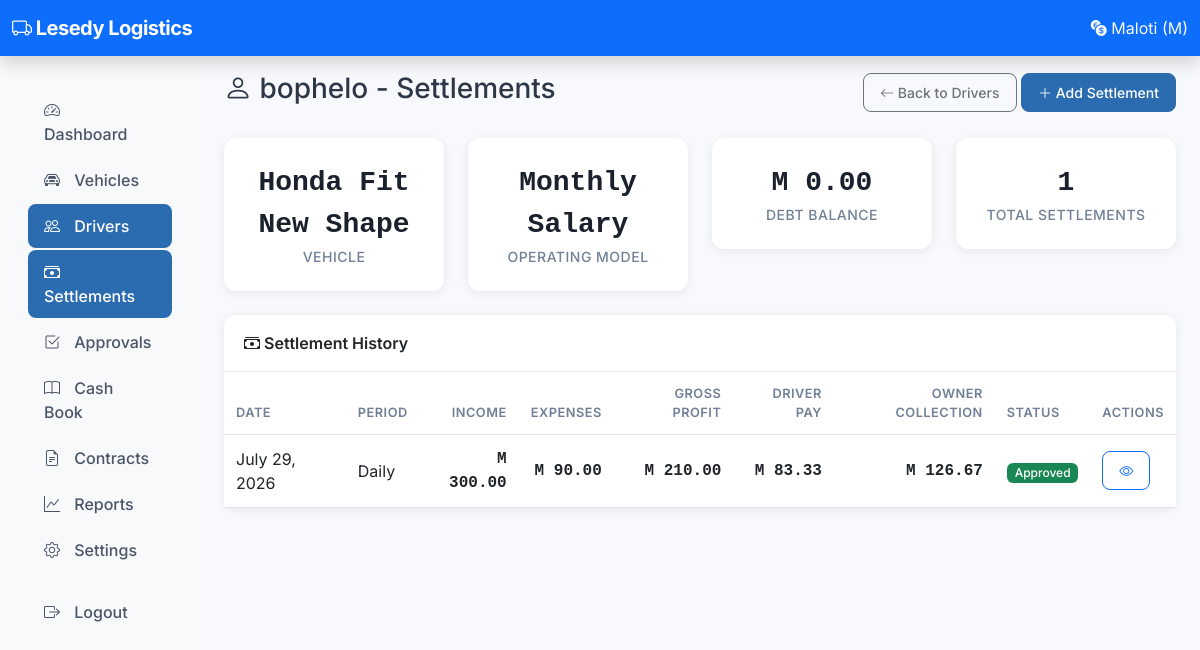
Before: /owner/drivers/1/settlements/ (signed in) with the older database file.
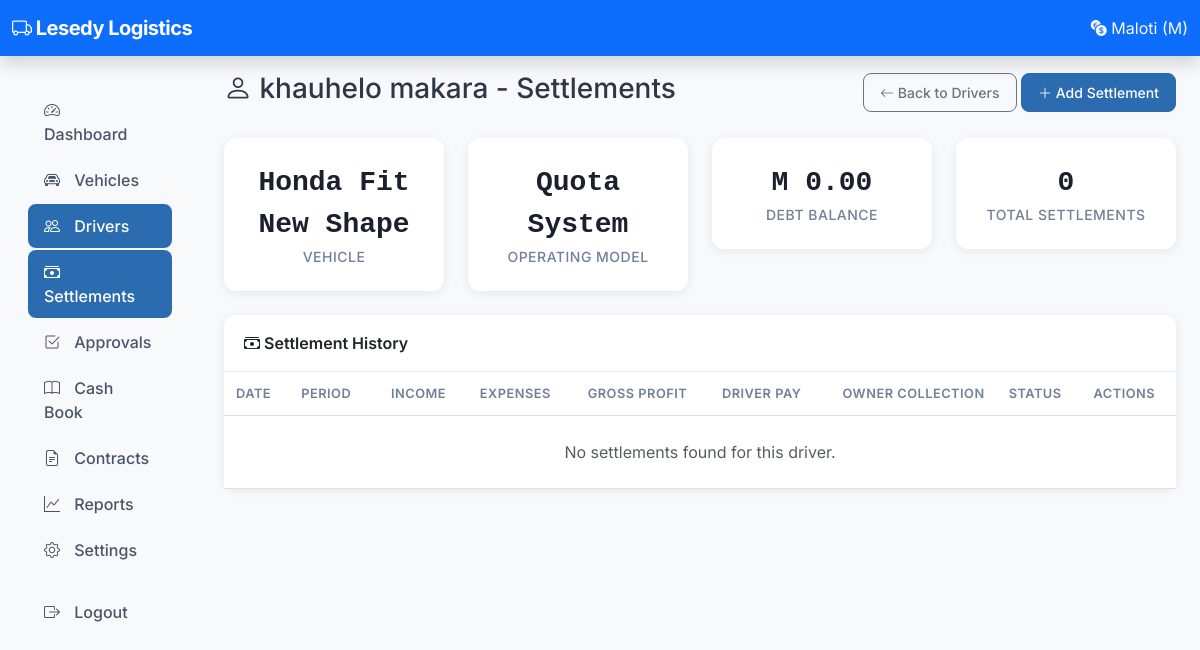
After: the same page with the newer database file.
### drivers/models.py (models this page shows, shortened)
class Driver(models.Model):
    name = models.CharField(max_length=200)
    phone = models.CharField(max_length=20, unique=True)
    email = models.EmailField(blank=True, null=True)
    address = models.TextField(blank=True)
    id_number = models.CharField(max_length=50, blank=True)
    license_type = models.CharField(max_length=10, blank=True)
    license_number = models.CharField(max_length=50, blank=True)
    license_expiry = models.DateField(null=True, blank=True)
    vehicle = models.ForeignKey(
        Vehicle,
        on_delete=models.SET_NULL,
        null=True,
        blank=True,
        related_name='drivers',
    )
    is_active = models.BooleanField(default=True)
    hire_date = models.DateField(auto_now_add=True)
    termination_date = models.DateField(null=True, blank=True)
    settlement_frequency = models.CharField(
        max_length=10,
        choices=[('daily', 'Daily'), ('weekly', 'Weekly')],
        blank=True,
        null=True,
        help_text='Override vehicle default',
    )
    daily_quota_override = models.DecimalField(max_digits=10, decimal_places=2, null=True, blank=True)
    monthly_salary_override = models.DecimalField(max_digits=10, decimal_places=2, null=True, blank=True)
    percentage_override = models.DecimalField(max_digits=5, decimal_places=2, null=True, blank=True)
    contract_target_override = models.DecimalField(max_digits=10, decimal_places=2, null=True, blank=True)
    contract_success_bonus_fixed_override = models.DecimalField(max_digits=10, decimal_places=2, null=True, blank=True)
    contract_success_bonus_percentage_override = models.DecimalField(max_digits=5, decimal_places=2, null=True, blank=True)
    contract_failure_percentage_override = models.DecimalField(max_digits=5, decimal_places=2, null=True, blank=True)
    driver_code = models.CharField(max_length=4, unique=True, blank=True, null=True,
                                   help_text='4-digit code for driver portal login')
    portal_password = models.CharField(max_length=128, blank=True, null=True)
    is_portal_enabled = models.BooleanField(default=False)
    last_login = models.DateTimeField(null=True, blank=True)
    created_at = models.DateTimeField(auto_now_add=True)
    updated_at = models.DateTimeField(auto_now=True)
    @property
    def model_display(self):
        if self.vehicle:
            return self.vehicle.model_display
        return 'N/A'
    @property
    def debt_balance(self):
        latest = self.settlements.filter(status='approved').order_by('-date').first()
        if latest and self.vehicle and self.vehicle.operating_model == 'quota':
            return latest.new_debt
        return 0

### vehicles/models.py (models this page shows, shortened)
class Vehicle(models.Model):
    VEHICLE_TYPES = [
        ('sedan', 'Sedan (4-seater)'),
        ('minivan', 'Minivan (6-8 seater)'),
        ('minibus', 'Minibus (14-seater)'),
        ('bus', 'Bus (30-50 seater)'),
    ]
    OPERATING_MODELS = [
        ('quota', 'Quota System'),
        ('salary', 'Monthly Salary'),
        ('percentage', 'Percentage System'),
        ('contract', 'Contract System'),
    ]
    name = models.CharField(max_length=100)
    vehicle_type = models.CharField(max_length=20, choices=VEHICLE_TYPES)
    seats = models.PositiveIntegerField()
    plate = models.CharField(max_length=20, unique=True)
    operating_model = models.CharField(max_length=20, choices=OPERATING_MODELS, default='quota')
    daily_quota = models.DecimalField(max_digits=10, decimal_places=2, default=250.00,
                                       help_text="Only used for quota model")
    monthly_salary = models.DecimalField(max_digits=10, decimal_places=2, default=3000.00,
                                          help_text="Only used for salary model")
    driver_percentage = models.DecimalField(max_digits=5, decimal_places=2, default=30.00,
                                             help_text="Driver's percentage of gross income (e.g., 30%)")
    contract_target = models.DecimalField(max_digits=10, decimal_places=2, default=15000.00,
                                           help_text="Monthly target gross income for contract model")
    contract_success_bonus_type = models.CharField(max_length=20, choices=[
        ('fixed', 'Fixed Amount'),
        ('percentage', 'Percentage of Gross'),
        ('hybrid', 'Hybrid (Fixed + Percentage)'),
    ], default='fixed', help_text="Only used for contract model")
    contract_success_bonus_fixed = models.DecimalField(max_digits=10, decimal_places=2, default=2000.00,
                                                        help_text="Fixed bonus amount if target achieved")
    contract_success_bonus_percentage = models.DecimalField(max_digits=5, decimal_places=2, default=10.00,
                                                             help_text="Percentage bonus if target achieved (e.g., 10%)")
    contract_failure_percentage = models.DecimalField(max_digits=5, decimal_places=2, default=20.00,
                                                       help_text="Percentage of gross income driver keeps if target is NOT achieved")
    insurance = models.DecimalField(max_digits=10, decimal_places=2, default=0)
    permit_cost = models.DecimalField(max_digits=10, decimal_places=2, default=0)
    loan_payment = models.DecimalField(max_digits=10, decimal_places=2, default=0)
    default_settlement_frequency = models.CharField(max_length=10, choices=[
        ('daily', 'Daily'),
        ('weekly', 'Weekly'),
    ], default='daily')
    is_active = models.BooleanField(default=True)
    created_at = models.DateTimeField(auto_now_add=True)
    updated_at = models.DateTimeField(auto_now=True)
    @property
    def model_display(self):
        return dict(self.OPERATING_MODELS)[self.operating_model]

### settlements/models.py (models this page shows, shortened)
class DailySettlement(models.Model):
    STATUS_CHOICES = [
        ('draft', 'Draft'),
        ('submitted', 'Submitted'),
        ('approved', 'Approved'),
        ('rejected', 'Rejected'),
    ]
    PERIOD_CHOICES = [
        ('daily', 'Daily'),
        ('weekly', 'Weekly'),
    ]
    DEBT_STATUS_CHOICES = [
        ('none', 'No Debt'),
        ('accumulated', 'Debt Accumulated'),
        ('repaid', 'Debt Repaid'),
        ('partial', 'Partial Repayment'),
    ]
    driver = models.ForeignKey(Driver, on_delete=models.CASCADE, related_name='settlements')
    vehicle = models.ForeignKey(Vehicle, on_delete=models.CASCADE, related_name='settlements')
    operating_model = models.CharField(
        max_length=20,
        choices=Vehicle.OPERATING_MODELS,
        editable=False,
    )
    date = models.DateField(help_text='Primary date for this settlement')
    settlement_period = models.CharField(max_length=10, choices=PERIOD_CHOICES, default='daily')
    week_start = models.DateField(null=True, blank=True)
    week_end = models.DateField(null=True, blank=True)
    cash_collected = models.DecimalField(max_digits=10, decimal_places=2, default=0)
    mobile_collected = models.DecimalField(max_digits=10, decimal_places=2, default=0)
    card_collected = models.DecimalField(max_digits=10, decimal_places=2, default=0)
    fuel_expense = models.DecimalField(max_digits=10, decimal_places=2, default=0)
    maintenance_expense = models.DecimalField(max_digits=10, decimal_places=2, default=0)
    toll_expense = models.DecimalField(max_digits=10, decimal_places=2, default=0)
    other_expense = models.DecimalField(max_digits=10, decimal_places=2, default=0)
    other_expense_desc = models.CharField(max_length=200, blank=True)
    driver_notes = models.TextField(blank=True)
    owner_notes = models.TextField(blank=True)
    status = models.CharField(max_length=20, choices=STATUS_CHOICES, default='draft')
    submitted_at = models.DateTimeField(null=True, blank=True)
    approved_at = models.DateTimeField(null=True, blank=True)
    approved_by = models.ForeignKey(
        'auth.User',
        on_delete=models.SET_NULL,
        null=True,
        blank=True,
        related_name='approved_settlements',
    )
    total_income = models.DecimalField(max_digits=10, decimal_places=2, default=0, editable=False)
    total_expenses = models.DecimalField(max_digits=10, decimal_places=2, default=0, editable=False)
    gross_profit = models.DecimalField(max_digits=10, decimal_places=2, default=0, editable=False)
    daily_quota = models.DecimalField(max_digits=10, decimal_places=2, default=0, editable=False)
    surplus_shortfall = models.DecimalField(max_digits=10, decimal_places=2, default=0, editable=False)
    debt_repaid = models.DecimalField(max_digits=10, decimal_places=2, default=0, editable=False)
    new_debt = models.DecimalField(max_digits=10, decimal_places=2, default=0, editable=False)
    quota_paid_to_owner = models.DecimalField(max_digits=10, decimal_places=2, default=0, editable=False)
    daily_salary_earned = models.DecimalField(max_digits=10, decimal_places=2, default=0, editable=False)
    monthly_salary_accumulated = models.DecimalField(max_digits=10, decimal_places=2, default=0, editable=False)
    driver_percentage = models.DecimalField(max_digits=5, decimal_places=2, default=0, editable=False)
    driver_percentage_amount = models.DecimalField(max_digits=10, decimal_places=2, default=0, editable=False)
    owner_percentage_amount = models.DecimalField(max_digits=10, decimal_places=2, default=0, editable=False)
    contract_target = models.DecimalField(max_digits=10, decimal_places=2, default=0, editable=False)
    contract_monthly_gross = models.DecimalField(max_digits=12, decimal_places=2, default=0, editable=False)
    contract_remaining_target = models.DecimalField(max_digits=12, decimal_places=2, default=0, editable=False)
    contract_driver_bonus = models.DecimalField(max_digits=10, decimal_places=2, default=0, editable=False)
    contract_driver_failure_amount = models.DecimalField(max_digits=10, decimal_places=2, default=0, editable=False)
    contract_is_success = models.BooleanField(default=False, editable=False)
    contract_bonus_type = models.CharField(max_length=20, blank=True, editable=False)
    contract_success_bonus_fixed = models.DecimalField(max_digits=10, decimal_places=2, default=0, editable=False)
    contract_success_bonus_percentage = models.DecimalField(max_digits=5, decimal_places=2, default=0, editable=False)
    contract_failure_percentage = models.DecimalField(max_digits=5, decimal_places=2, default=0, editable=False)
    contract_driver_pay = models.DecimalField(max_digits=10, decimal_places=2, default=0, editable=False)
    contract_owner_pay = models.DecimalField(max_digits=10, decimal_places=2, default=0, editable=False)
    driver_pay = models.DecimalField(max_digits=10, decimal_places=2, default=0, editable=False)
    total_owner_collected = models.DecimalField(max_digits=10, decimal_places=2, default=0, editable=False)
    debt_status = models.CharField(max_length=20, choices=DEBT_STATUS_CHOICES, default='none', editable=False)
    cash_added_to_hand = models.DecimalField(max_digits=10, decimal_places=2, default=0, editable=False)
    cash_transaction_created = models.BooleanField(default=False)
    created_at = models.DateTimeField(auto_now_add=True)
    updated_at = models.DateTimeField(auto_now=True)
    class Meta:
        ordering = ['-date', '-created_at']
        indexes = [
            models.Index(fields=['driver', 'date']),
            models.Index(fields=['status', 'date']),
        ]

### owner/views.py (the view)
# urls.py: path('settlements/', views.settlements, name='driver_settlements'),
@owner_required
def driver_settlements(request, driver_id):
    driver = get_object_or_404(Driver, id=driver_id)
    settlements = driver.settlements.all().order_by('-date')
    return render(request, 'owner/drivers/settlements.html', {'driver': driver, 'settlements': settlements})

### templates/owner/drivers/settlements.html (shortened to what the changed rows need)
{% extends 'base.html' %}
{% load static %}
{% block content %}
<div class="d-flex justify-content-between align-items-center mb-4">
    <h1 class="h3">
        <i class="bi bi-person"></i> {{ driver.name }} - Settlements
    </h1>
    <div>
        <a href="{% url 'owner_driver_list' %}" class="btn btn-outline-secondary btn-sm">
        </a>
        <a href="{% url 'owner_settlement_add' %}?driver={{ driver.id }}" class="btn btn-primary btn-sm">
        </a>
    </div>
</div>
<div class="row mb-4">
    <div class="col-md-3">
        <div class="card stat-card">
            <div class="stat-value">{{ driver.vehicle.name|default:"Unassigned" }}</div>
            <div class="stat-label">Vehicle</div>
        </div>
    </div>
    <div class="col-md-3">
        <div class="card stat-card">
            <div class="stat-value">{{ driver.model_display }}</div>
            <div class="stat-label">Operating Model</div>
        </div>
    </div>
    <div class="col-md-3">
        <div class="card stat-card">
            <div class="stat-value amount-{% if driver.debt_balance > 0 %}negative{% else %}positive{% endif %}">
                M {{ driver.debt_balance|floatformat:2 }}
            </div>
            <div class="stat-label">Debt Balance</div>
        </div>
    </div>
    <div class="col-md-3">
        <div class="card stat-card">
            <div class="stat-value">{{ settlements|length }}</div>
            <div class="stat-label">Total Settlements</div>
        </div>
    </div>
</div>
<div class="card">
    <div class="card-body p-0">
        <div class="table-responsive">
            <table class="table table-hover mb-0">
                <thead>
                    <tr>
                        <th>Date</th>
                        <th>Period</th>
                        <th class="text-end">Income</th>
                        <th class="text-end">Expenses</th>
                        <th class="text-end">Gross Profit</th>
                        <th class="text-end">Driver Pay</th>
                        <th class="text-end">Owner Collection</th>
                        <th>Status</th>
                        <th>Actions</th>
                    </tr>
                </thead>
                <tbody>
                    {% for s in settlements %}
                    <tr>
                        <td>{{ s.date }}</td>
                        <td>{{ s.get_settlement_period_display }}</td>
                        <td class="text-end amount">M {{ s.total_income|floatformat:2 }}</td>
                        <td class="text-end amount">M {{ s.total_expenses|floatformat:2 }}</td>
                        <td class="text-end amount amount-{% if s.gross_profit >= 0 %}positive{% else %}negative{% endif %}">
                            M {{ s.gross_profit|floatformat:2 }}
                        </td>
                        <td class="text-end amount">M {{ s.driver_pay|floatformat:2 }}</td>
                        <td class="text-end amount amount-positive">M {{ s.total_owner_collected|floatformat:2 }}</td>
                        <td>
                            <span class="badge bg-{% if s.status == 'approved' %}success{% elif s.status == 'submitted' %}warning{% elif s.status == 'rejected' %}danger{% else %}secondary{% endif %}">
                                {{ s.get_status_display }}
                            </span>
                        </td>
                        <td>
                            <a href="{% url 'owner_settlement_detail' s.id %}" class="btn btn-sm btn-outline-primary">
                                <i class="bi bi-eye"></i>
                            </a>
                        </td>
                    </tr>
                    {% empty %}
                    <tr>
                        <td colspan="9" class="text-center py-4 text-muted">
                            No settlements found for this driver.
                        </td>
                    </tr>
                    {% endfor %}
                </tbody>
            </table>
        </div>
    </div>
</div>
{% endblock %}

Changed rows visible on the page:
removed DailySettlement: date "July 29, 2026", settlement_period "Daily", total_income "300.00", total_expenses "90.00", gross_profit "210.00", driver_pay "83.33", total_owner_collected "126.67", status "Approved"
changed Driver "Honda Fit New Shape": name "bophelo" → "khauhelo makara"; model_display "Monthly Salary" → "Quota System"
Other visible differences:
{{ settlements|length }}: "1" → "0"
text now shown: "No settlements found for this driver."
